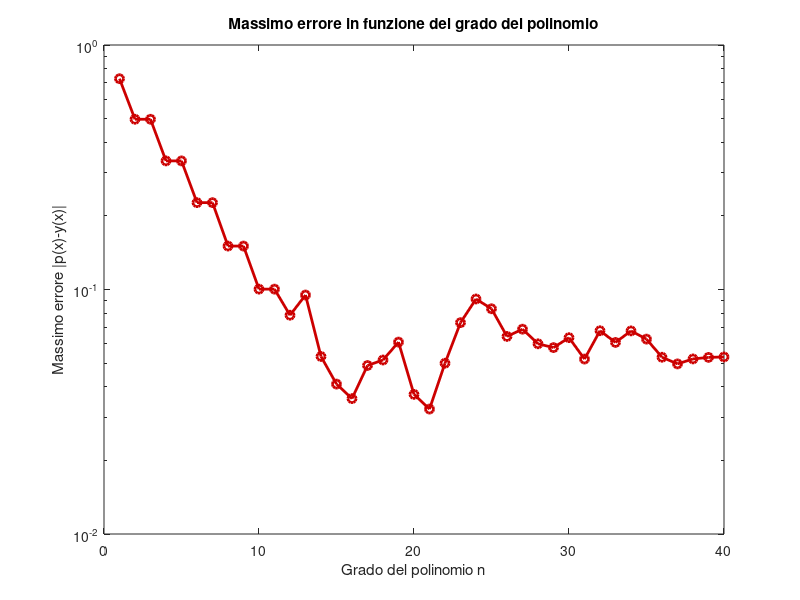

MATLAB code to generate this figure:
function grafico_polyfit_error()
    errore_max = zeros(1, 40); 

    for n = 1:40
        err = calcola_err(n);                
        errore_max(n) = norm((err),inf);
    end

    semilogy(1:40, errore_max, 'o-','Color', [0.8 0.0 0.0], 'LineWidth', 2 )
    xlabel('Grado del polinomio n')
    ylabel('Massimo errore |p(x)-y(x)|')
    title('Massimo errore in funzione del grado del polinomio')

end


function err = calcola_err(n)
x = linspace(-5,5,1001);
y = 1./(1+x.^2);
rng(0)
r = ( rand(1,1001)-rand(1,1001) )/5;
yr = y + r;
%plot(x,yr,'r.',x,y,'b','LineWidth',2)
%xlabel('x'), ylabel('y')
%shg

p = polyfit(x,yr,n);
p = polyval(p,x);
err = p-y;
end
